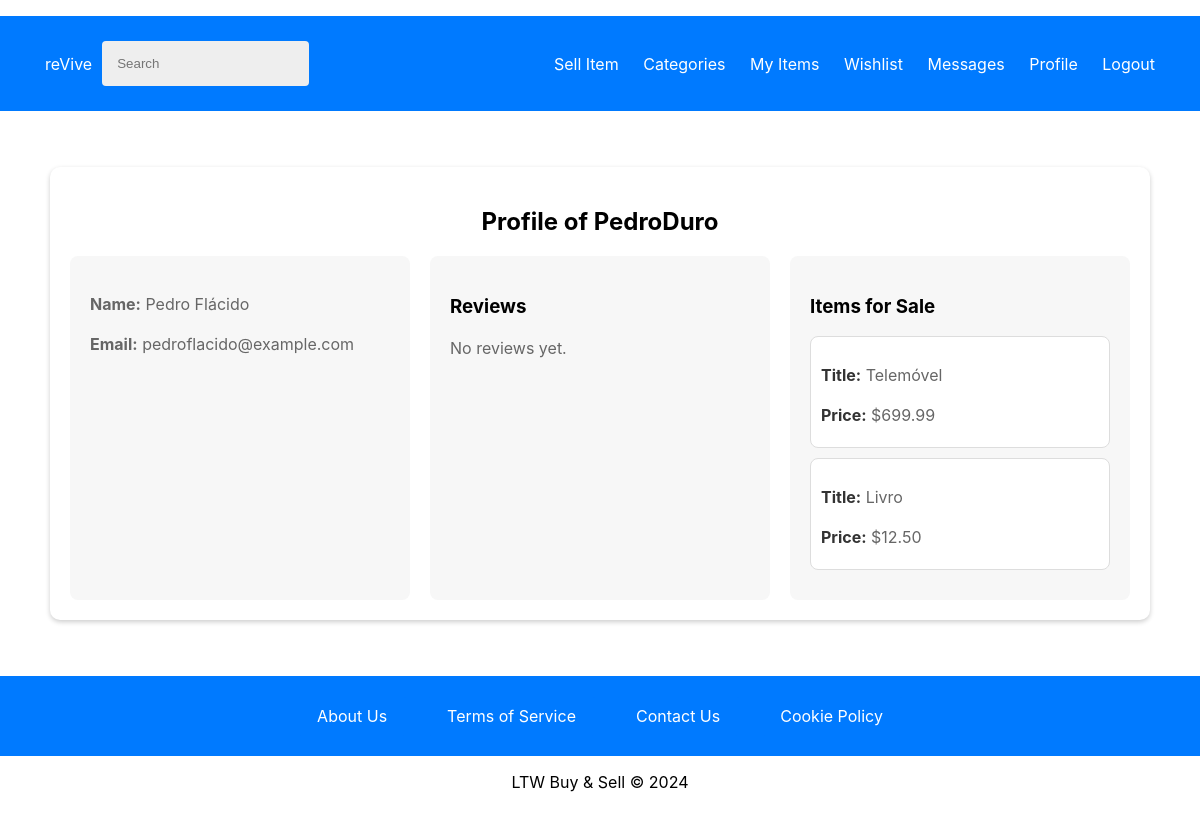
Screenshot of /pages/user_profile.php?user_id=2 (signed in) with the database file from the repository.
### tables this page shows
CREATE TABLE users (
    user_id INTEGER PRIMARY KEY AUTOINCREMENT,
    name TEXT NOT NULL,
    username TEXT NOT NULL UNIQUE,
    password TEXT NOT NULL,
    email TEXT NOT NULL UNIQUE,
    is_admin BOOLEAN NOT NULL DEFAULT 0
, street TEXT, door TEXT, city TEXT, state TEXT, postalCode TEXT);

CREATE TABLE items (
    item_id INTEGER PRIMARY KEY AUTOINCREMENT,
    user_id INTEGER NOT NULL,
    category_id INTEGER NOT NULL,
    title TEXT NOT NULL,
    description TEXT NOT NULL,
    city TEXT NOT NULL,
    price REAL NOT NULL,
    image_path TEXT, sold_date DATETIME,
    FOREIGN KEY (user_id) REFERENCES users(user_id),
    FOREIGN KEY (category_id) REFERENCES categories(category_id)
);

### database/users.class.php (called while the page is built, shortened)
<?php
class Users {
    public function __construct(int $id, string $name, string $username, string $email, bool $is_admin, ?string $street = null, ?string $door = null, ?string $city = null, ?string $state = null, ?string $postalCode = null) {
        $this->name = $name;
        $this->username = $username;
        $this->email = $email;
    }
    public static function getUser(PDO $db, int $id): ?Users {
        $stmt = $db->prepare('SELECT user_id, name, username, email, is_admin, street, door, city, state, postalCode FROM users WHERE user_id = ?');
        $stmt->execute([$id]);
        $user = $stmt->fetch(PDO::FETCH_ASSOC);
        if ($user) {
            return new Users(
                $user['user_id'],
                $user['name'],
                $user['username'],
                $user['email'],
                (bool) $user['is_admin'],
                $user['street'],
                $user['door'],
                $user['city'],
                $user['state'],
                $user['postalCode']
            );
        } else {
            return null;
        }
    }
}
?>

### database/reviews.class.php (called while the page is built, shortened)
<?php
class Reviews {
    public static function getReviewsByUser(PDO $db, int $userId): array {
        $stmt = $db->prepare("
            SELECT items.title, reviews.rating, reviews.comment, reviews.review_date
            FROM reviews
            JOIN items ON reviews.item_id = items.item_id
            WHERE items.user_id = ?
        ");
        $stmt->execute([$userId]);
        return $stmt->fetchAll(PDO::FETCH_ASSOC);
    }
}

### database/items.class.php (called while the page is built, shortened)
<?php
class Item {
    public function __construct(array $data = []) {
        $this->title = $data['title'] ?? '';
        $this->price = isset($data['price']) ? (float)$data['price'] : 0.0;
    }
    public static function getItemsByUser(PDO $db, int $user_id): array {
        $stmt = $db->prepare('SELECT * FROM items WHERE user_id = ?');
        $stmt->execute([$user_id]);
        $items = [];
        while ($row = $stmt->fetch(PDO::FETCH_ASSOC)) {
            $items[] = new Item($row);
        }
        return $items;
    }
}
?>

### pages/user_profile.php (the view, shortened to what this page needs)
<?php
require_once(__DIR__ . '/../utils/session.php');
require_once(__DIR__ . '/../database/connection.db.php');
require_once(__DIR__ . '/../database/users.class.php');
require_once(__DIR__ . '/../database/reviews.class.php');
require_once(__DIR__ . '/../database/items.class.php');
require_once(__DIR__ . '/../templates/common.php');
$db = getDatabaseConnection();
$user_id = intval($_GET['user_id']);
$user = Users::getUser($db, $user_id);
$reviews = Reviews::getReviewsByUser($db, $user_id);
$soldItems = Item::getItemsByUser($db, $user_id);
$loggedUser_id = $_SESSION['user_id'];
$loggedUser = Users::getUser($db, $loggedUser_id);
?>
<link rel="stylesheet" type="text/css" href="../styles/user_profile.css">
<div class="profile-container">
    <div class="profile-header">
        <h2>Profile of <?php echo htmlspecialchars($user->username); ?></h2>
    </div>
    <div class="profile-content">
        <div class="profile-details">
            <p><strong>Name:</strong> <?php echo htmlspecialchars($user->name); ?></p>
            <p><strong>Email:</strong> <?php echo htmlspecialchars($user->email); ?></p>
        </div>
        <div class="user-reviews">
            <h3>Reviews</h3>
            <?php if (count($reviews) > 0): ?>
                <ul>
                    <?php foreach ($reviews as $review): ?>
                        <li>
                            <p><strong>Rating:</strong> <?php echo htmlspecialchars($review['rating']); ?>/5</p>
                            <p><strong>Comment:</strong> <?php echo htmlspecialchars($review['comment']); ?></p>
                            <p><strong>Date:</strong> <?php echo htmlspecialchars($review['review_date']); ?></p>
                        </li>
                    <?php endforeach; ?>
                </ul>
            <?php else: ?>
                <p>No reviews yet.</p>
            <?php endif; ?>
        </div>
        <div class="sold-items">
            <h3>Items for Sale</h3>
            <?php if (count($soldItems) > 0): ?>
                <ul>
                    <?php foreach ($soldItems as $item): ?>
                        <li>
                            <p><strong>Title:</strong> <?php echo htmlspecialchars($item->title); ?></p>
                            <p><strong>Price:</strong> $<?php echo htmlspecialchars(number_format($item->price, 2)); ?></p>
                        </li>
                    <?php endforeach; ?>
                </ul>
            <?php else: ?>
                <p>No items sold yet.</p>
            <?php endif; ?>
        </div>
    </div>
</div>

### styles/register.css (style rules this page uses)
body, html { height: 100%; margin: 0; font-family: -apple-system, BlinkMacSystemFont, "Segoe UI", Roboto, "Helvetica Neue", Arial, sans-serif; }

### styles/mainPage.css (style rules this page uses)
html, body { height: 100%; margin: 0; padding: 0; display: flex; flex-direction: column; font-family: -apple-system, BlinkMacSystemFont, "Segoe UI", Roboto, "Helvetica Neue", Arial, sans-serif; }
body { min-height: 100vh; display: flex; flex-direction: column; }

### styles/login.css (style rules this page uses)
body, html { height: 100%; margin: 0; font-family: -apple-system, BlinkMacSystemFont, "Segoe UI", Roboto, "Helvetica Neue", Arial, sans-serif; }

### styles/user_profile.css (style rules this page uses)
.profile-container { max-width: 1200px; margin: 40px auto; padding: 20px; background: #fff; box-shadow: 0 2px 5px rgba(0,0,0,0.2); border-radius: 10px; }
.profile-header { text-align: center; margin-bottom: 20px; }
.profile-content { display: flex; justify-content: space-between; gap: 20px; flex-wrap: wrap; }
.profile-details, .user-reviews, .sold-items { background: #f7f7f7; padding: 20px; border-radius: 8px; flex: 1; min-width: 300px; max-width: 45%; }
.profile-details p, .user-reviews p, .sold-items p { font-size: 16px; color: #666; line-height: 1.5; margin-bottom: 10px; }
.user-reviews ul, .sold-items ul { list-style: none; padding: 0; margin: 0; }
.user-reviews li, .sold-items li { margin-bottom: 10px; padding: 10px; background-color: #fff; border: 1px solid #ddd; border-radius: 8px; }
.user-reviews strong, .sold-items strong { color: #333; }

### rows the page displays
users: username "PedroDuro", name "Pedro Flácido", email "pedroflacido@example.com"
items: title "Telemóvel", price "699.99"
items: title "Livro", price "12.50"
